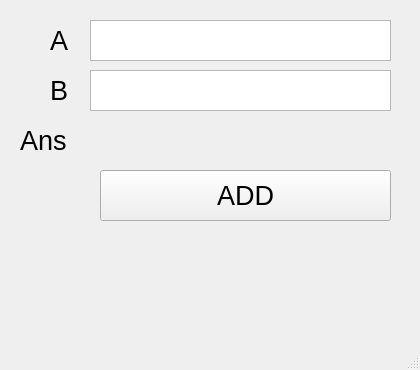
<?xml version="1.0" encoding="UTF-8"?>
<ui version="4.0">
 <class>MainWindow</class>
 <widget class="QMainWindow" name="MainWindow">
  <property name="geometry">
   <rect>
    <x>0</x>
    <y>0</y>
    <width>420</width>
    <height>370</height>
   </rect>
  </property>
  <property name="windowTitle">
   <string>MainWindow</string>
  </property>
  <widget class="QWidget" name="centralwidget">
   <widget class="QTextEdit" name="input1">
    <property name="geometry">
     <rect>
      <x>90</x>
      <y>20</y>
      <width>301</width>
      <height>41</height>
     </rect>
    </property>
   </widget>
   <widget class="QTextEdit" name="input2">
    <property name="geometry">
     <rect>
      <x>90</x>
      <y>70</y>
      <width>301</width>
      <height>41</height>
     </rect>
    </property>
   </widget>
   <widget class="QLabel" name="label">
    <property name="geometry">
     <rect>
      <x>50</x>
      <y>20</y>
      <width>31</width>
      <height>41</height>
     </rect>
    </property>
    <property name="font">
     <font>
      <pointsize>20</pointsize>
     </font>
    </property>
    <property name="text">
     <string>A</string>
    </property>
   </widget>
   <widget class="QLabel" name="label_2">
    <property name="geometry">
     <rect>
      <x>50</x>
      <y>70</y>
      <width>31</width>
      <height>41</height>
     </rect>
    </property>
    <property name="font">
     <font>
      <pointsize>20</pointsize>
     </font>
    </property>
    <property name="text">
     <string>B</string>
    </property>
   </widget>
   <widget class="QLabel" name="label_3">
    <property name="geometry">
     <rect>
      <x>20</x>
      <y>120</y>
      <width>51</width>
      <height>41</height>
     </rect>
    </property>
    <property name="font">
     <font>
      <pointsize>20</pointsize>
     </font>
    </property>
    <property name="text">
     <string>Ans</string>
    </property>
   </widget>
   <widget class="QLabel" name="Ans">
    <property name="geometry">
     <rect>
      <x>90</x>
      <y>120</y>
      <width>301</width>
      <height>41</height>
     </rect>
    </property>
    <property name="font">
     <font>
      <pointsize>20</pointsize>
     </font>
    </property>
    <property name="text">
     <string/>
    </property>
   </widget>
   <widget class="QPushButton" name="add">
    <property name="geometry">
     <rect>
      <x>100</x>
      <y>170</y>
      <width>291</width>
      <height>51</height>
     </rect>
    </property>
    <property name="font">
     <font>
      <pointsize>20</pointsize>
     </font>
    </property>
    <property name="text">
     <string>ADD</string>
    </property>
   </widget>
  </widget>
  <widget class="QMenuBar" name="menubar">
   <property name="geometry">
    <rect>
     <x>0</x>
     <y>0</y>
     <width>420</width>
     <height>22</height>
    </rect>
   </property>
  </widget>
  <widget class="QStatusBar" name="statusbar"/>
 </widget>
 <resources/>
 <connections/>
</ui>
